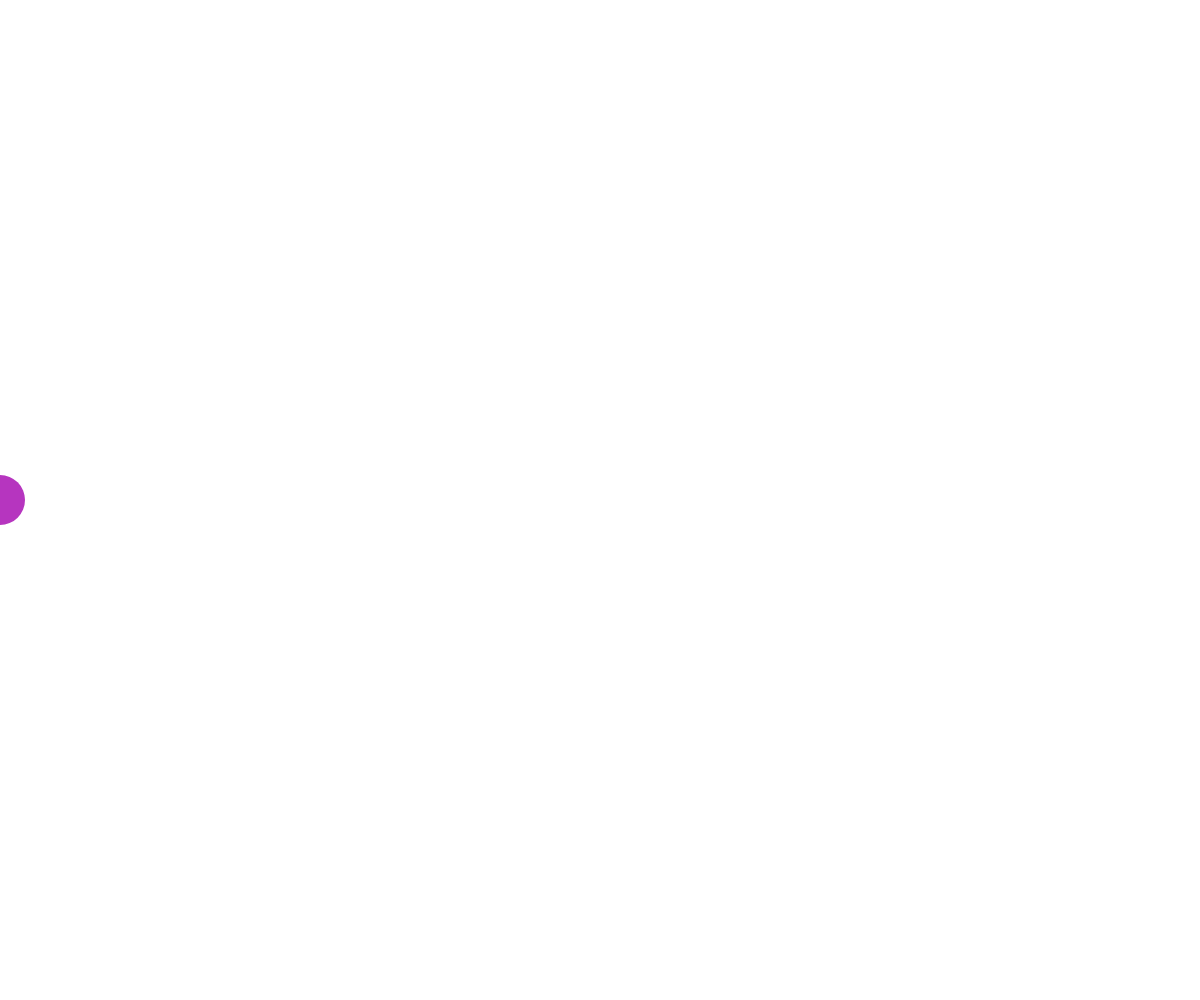
Frame 1 (no input)
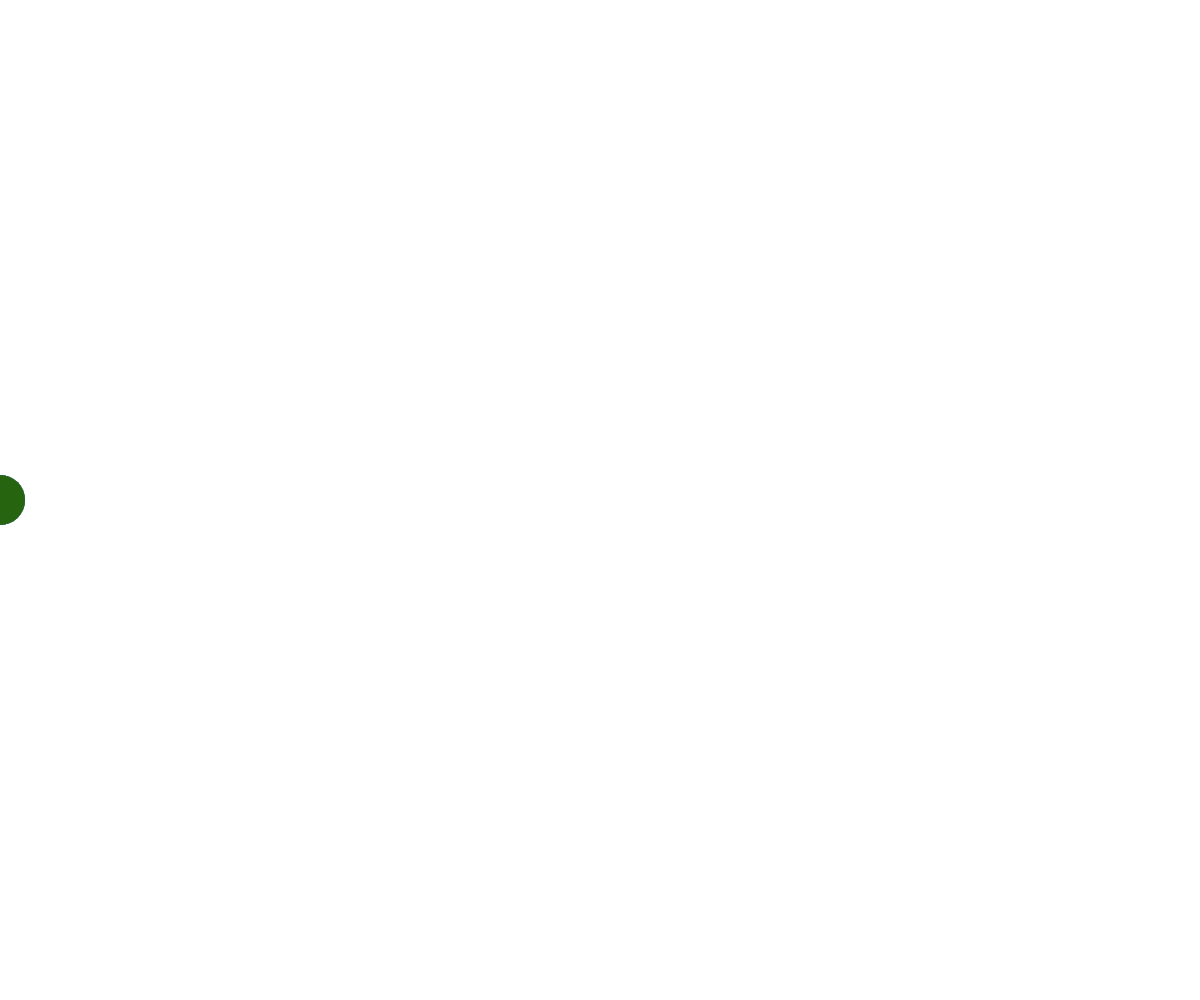
Frame 60 (no input)
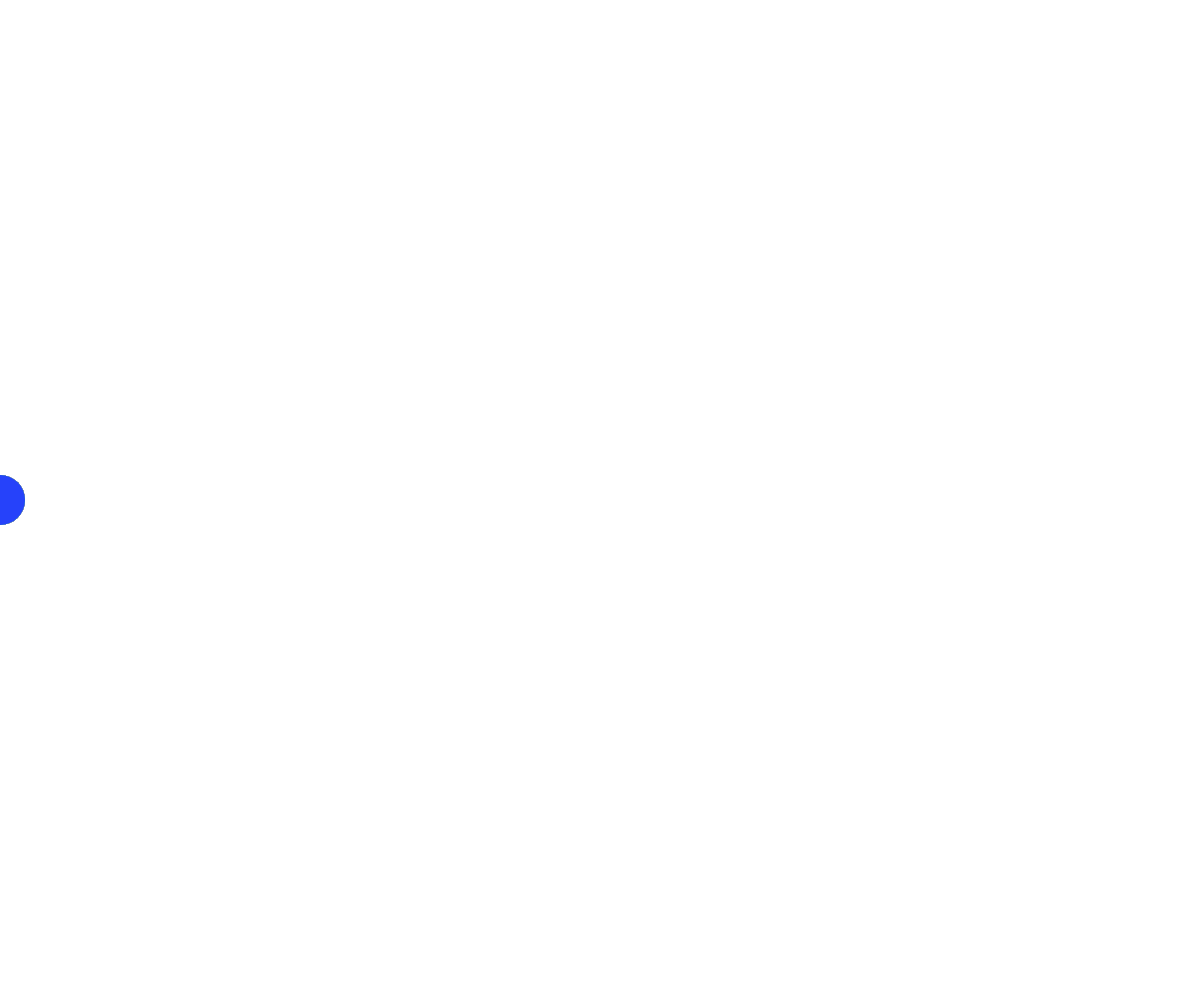
Frame 120 (the mouse pressed at the canvas centre since frame 60)

The p5.js sketch that drew these frames (run headless with seeded random() and noise() and a simulated clock; from frame 60 on, the mouse is pressed at the canvas centre):

// p5.js sketch
// ── sketch.js
//【Step10】
//
//  横に動かす ( x座標の操作 )
//
const W = innerWidth;   // コンテンツを表示する領域の横の長さ
const H = innerHeight;  // コンテンツを表示する領域の横の長さ
let r, g, b;
function setup() {
  createCanvas( W, H ); 
  r = 255; g = 255; b = 255;
}
  
let _x = 0;
let _y = H / 2;
let _r = 50;
function draw() {
  background( r, g, b, 10 );

  // (↓) ここに x座標の操作を書く

  let _c = color(
    random(0,255),
    random(0,255),
    random(0,255),
  ); 
  fill(_c);
  noStroke();
  ellipse( _x, _y, _r );
}
